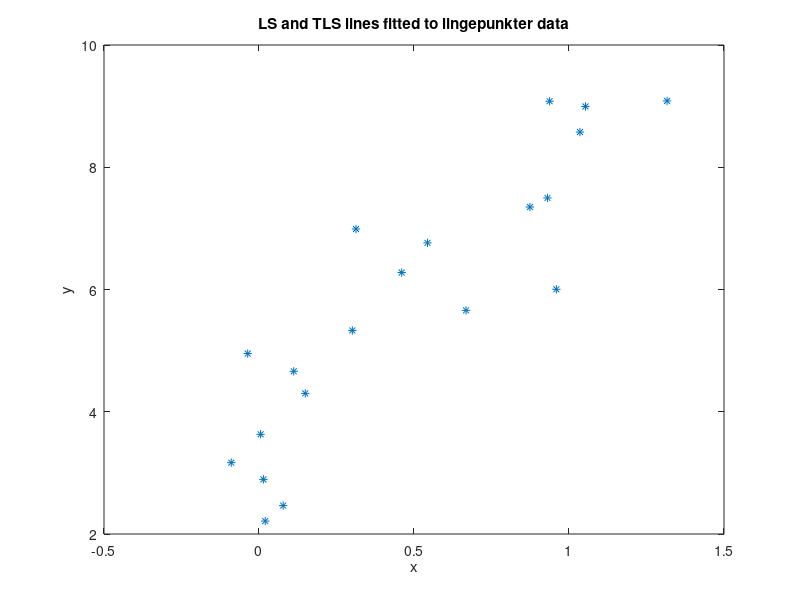

MATLAB code for this plot: (Note: this script raises an error after producing the figure.)
% Task 1: Fit least squares and total least squares lines to data points.

% Clear up
clc;
close all;
clearvars;

% Begin by loading data points from linjepunkter.mat
load linjepunkter

N = length(x); % number of data points

% Plot data
plot(x, y, '*'); hold on;
xlabel('x') 
ylabel('y')
title('LS and TLS lines fitted to lingepunkter data') 
x_fine = [min(x)-0.05,max(x)+0.05]; % used when plotting the fitted lines

% Fit a line to these data points with least squares
% Here you should write code to obtain the p_ls coefficients (assuming the
% line has the form y = p_ls(1) * x + p_ls(2)).
p_ls = LS(x,y);
plot(x_fine, p_ls(1) * x_fine + p_ls(2))

% Fit a line to these data points with total least squares.
% Note that the total least squares line has the form 
% ax + by + c = 0, but the plot command requires it to be of the form
% y = kx + m, so make sure to convert appropriately.
p_tls = TLS(x, y); 
plot(x_fine, p_tls(1) * x_fine + p_tls(2), 'k--')

% Legend --> show which line corresponds to what (if you need to
% re-position the legend, you can modify rect below)
h=legend('data points', 'least-squares','total-least-squares');
rect = [0.20, 0.65, 0.25, 0.25];
set(h, 'Position', rect)

% After having plotted both lines, it's time to compute errors for the
% respective lines. Specifically, for each line (the least squares and the
% total least squares line), compute the least square error and the total
% least square error. Note that the error is the sum of the individual
% squared errors for each data point! In total you should get 4 errors. Report these
% in your report, and comment on the results. OBS: Recall the distance formula
% between a point and a line from linear algebra, useful when computing orthogonal
% errors!

err_rates = zeros(2, 2);
err_rates(1, 1) = ls_error(p_ls(1), p_ls(2), x, y);
err_rates(1, 2) = ls_error(p_tls(1), p_tls(2), x, y);
err_rates(2, 1) = tls_error(p_ls(1), p_ls(2), x, y);
err_rates(2, 2) = tls_error(p_tls(1), p_tls(2), x, y);
err_rates

